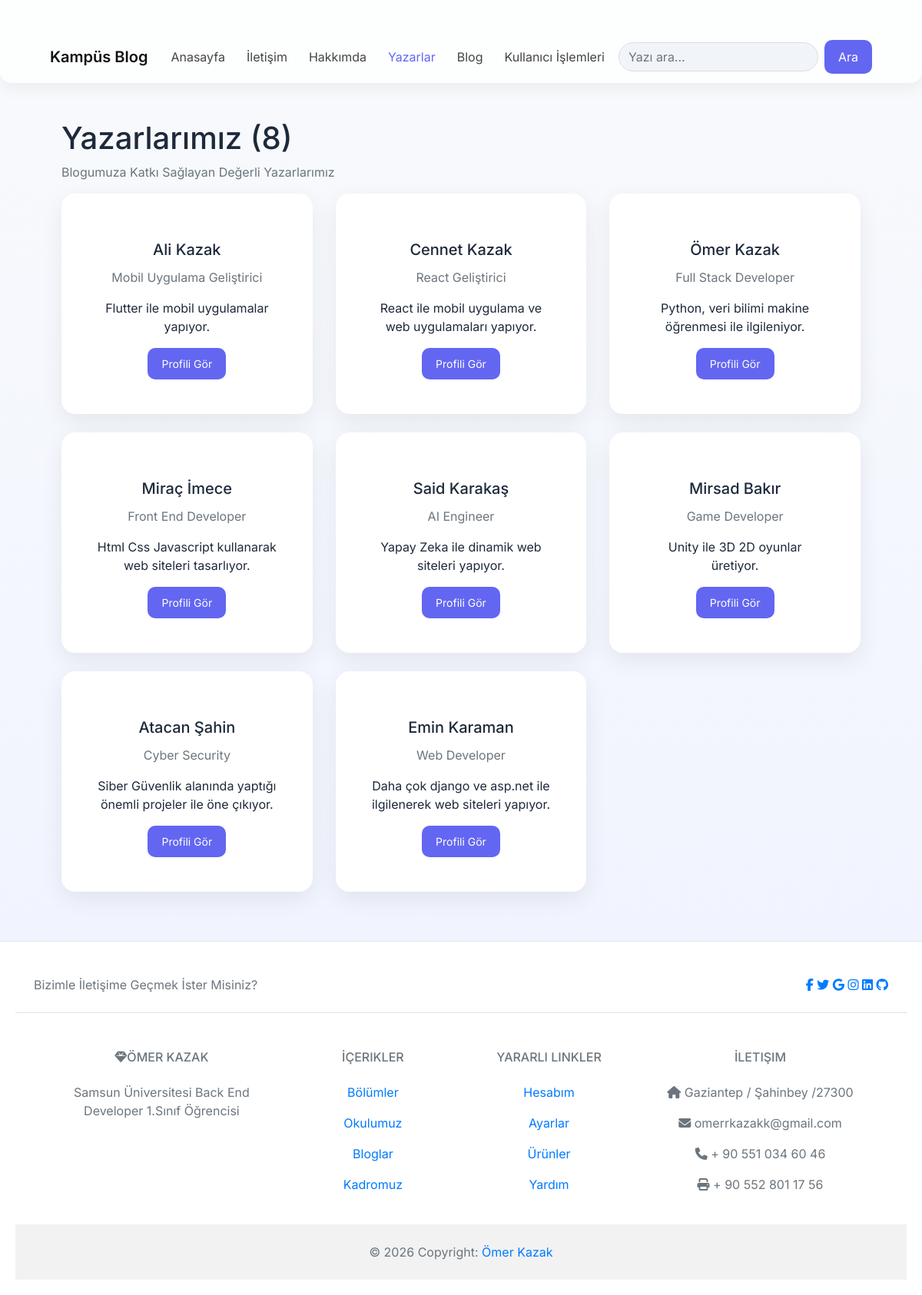
Page /yazarlar/ on the committed database.
### blog/models.py (models this page shows, shortened)
class Author(models.Model):
    full_name = models.CharField(max_length=100)
    title = models.CharField(max_length=100)
    bio = models.TextField()
    profile_url = models.CharField(max_length=200, default='http://127.0.0.1:8000/yazarlar/')

### core/views.py (the view)
# urls.py: path('yazarlar/', views.yazarlar,name='yazarlar'),
def yazarlar(request):
    yazar_list=blog.models.Author.objects.all()
    context = {
        "yazarlar": yazar_list,
        "title": "Yazarlar",
        "yazarlar_sayi": len(yazar_list),
    }
    return render(request, 'yazarlar.html', context)

### core/templates/yazarlar.html (shortened to what this page needs)
{% extends "base.html" %}
{% load static %}
{% block icerik %}
<div class="container mt-5">
    <h1>Yazarlarımız ({{yazarlar_sayi}})</h1>
    <p class="text-muted">Blogumuza Katkı Sağlayan Değerli Yazarlarımız</p>
    <div class="row">
        {% for yazar in yazarlar %}
        <div class="col-md-4 mb-4">
            <div class="card text-center h-100">
                <div class="card-body">
                    <h5 class="card-title mt-3">{{ yazar.full_name }}</h5>
                    <p class="text-muted">{{ yazar.title }}</p>
                    <p class="card-text">{{ yazar.bio }}</p>
                    <a href="{% url 'yazar_detay' id=yazar.id %}" class="btn btn-primary btn-sm">Profili Gör</a>
                </div>
            </div>
        </div>
        {% endfor %}
    </div>
</div>
{% endblock %}

### static/css/style.css (style rules this page uses)
body { font-family: 'Inter', sans-serif; background: linear-gradient(180deg, #f8fafc, #eef2ff); color: #1e293b; }
.container { max-width: 1100px; margin-top: 40px; }
.card, .cv-card { background: #ffffff; border-radius: 18px; padding: 25px; border: none; box-shadow: 0 10px 30px rgba(0,0,0,0.07); transition: 0.3s; }
.btn, .btn-primary, .btn-cv { background: #6366f1 !important; border: none !important; color: white !important; border-radius: 10px; padding: 10px 18px; transition: 0.3s; }

### rows in the picture
Author: full_name "Ali Kazak", title "Mobil Uygulama Geliştirici", bio "Flutter ile mobil uygulamalar yapıyor."
Author: full_name "Cennet Kazak", title "React Geliştirici", bio "React ile mobil uygulama ve web uygulamaları yapıyor."
Author: full_name "Ömer Kazak", title "Full Stack Developer", bio "Python, veri bilimi makine öğrenmesi ile ilgileniyor."
Author: full_name "Miraç İmece", title "Front End Developer", bio "Html Css Javascript kullanarak web siteleri tasarlıyor."
Author: full_name "Said Karakaş", title "AI Engineer", bio "Yapay Zeka ile dinamik web siteleri yapıyor."
Author: full_name "Mirsad Bakır", title "Game Developer", bio "Unity ile 3D 2D oyunlar üretiyor."
Author: full_name "Atacan Şahin", title "Cyber Security", bio "Siber Güvenlik alanında yaptığı önemli projeler ile öne çıkıyor."
Author: full_name "Emin Karaman", title "Web Developer", bio "Daha çok django ve asp.net ile ilgilenerek web siteleri yapıyor."

### other values in the picture
{{ yazarlar_sayi }} "8"
